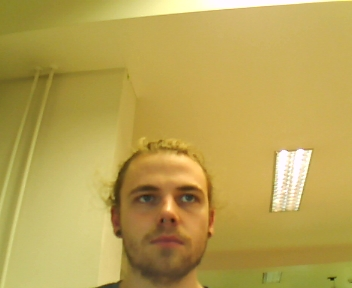
//> input picture superimpose/test_webcam_r.jpg, 352 x 288 px
$ ./superimpose ../test_webcam_r.jpg ../test_webcam_centre.jpg ../test_infrared_flip.jpg   (built with g++ and OpenCV 4)
//> lines starting //> are read from the running program, lines starting //| are printed output that depends on the picture
#include <stdio.h>
#include <opencv2/opencv.hpp>

using namespace cv;
using namespace std;


/*
 *
 *./SuperImpose ../test_webcam_r.jpg ../test_webcam_centre.jpg ../test_infrared_flip.jpg
 *
 *
 */

const string name = "superimposed.jpeg";

int main (int argc, char ** argv )
{

    /*
    * Handle arguments
    *
    */

    if (argc != 4)
    {
        printf("usage: displayimage.out <image_right_path> <image_centre_path> <image_left_path> \n");
            return -1;
    }

    /*
    * Get images
    *
    */
    Mat leftImageTemp, leftImage, rightImage, centreImage, dst, leftImageThresh;
    double input = 0.0;
    double beta;
    double alpha = 0.5;
    double maxValue = 0.0;

    //Right webcam  image, 352x288 pixels
    rightImage = imread( argv[1], 0);
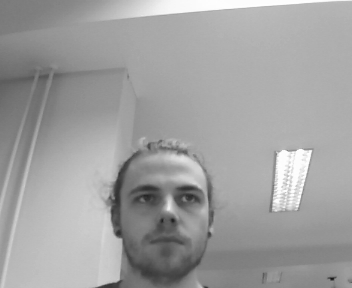
//> rightImage: 288 rows x 352 cols, CV_8UC1; min 23, max 255, mean 160.1
    //Centre webcam  image, 352x288 pixels
    centreImage = imread( argv[2], 0);
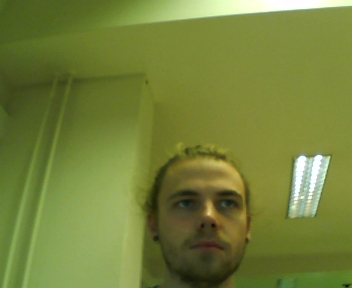
//> input picture superimpose/test_webcam_centre.jpg, 352 x 288 px
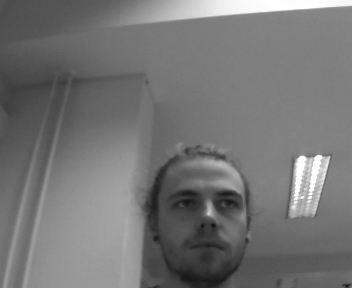
//> centreImage: 288 rows x 352 cols, CV_8UC1; min 10, max 255, mean 116.9
    //IR camera, 80x60 pixels
    leftImageTemp = imread( argv[3], 0);
//> test_infrared_flip.jpg cannot be read in this run, so this picture is empty

    //cout << leftImageTemp << "\n";

    if (!leftImageTemp.data | !rightImage.data | !centreImage.data)
    {
        printf("No image data in at least one image\n");
//> (the run ends here: the program exits with an error code, at `return -1;`)
